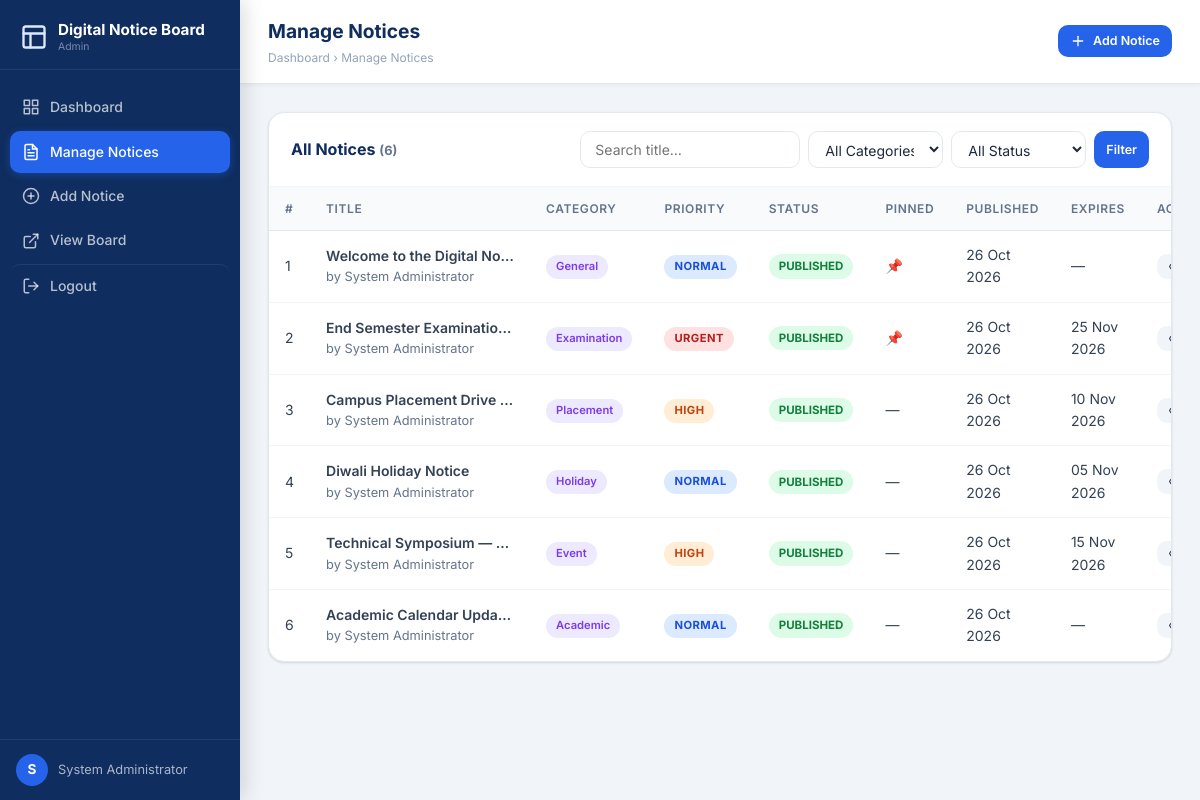
Page /admin/manage-notices.php (signed in) on the committed database.
### tables this page shows
CREATE TABLE IF NOT EXISTS `notices` (
    `id`              INT          NOT NULL AUTO_INCREMENT,
    `title`           VARCHAR(300) NOT NULL,
    `description`     TEXT         NOT NULL,
    `category`        ENUM('general','examination','academic','holiday','placement','event')
                                   NOT NULL DEFAULT 'general',
    `priority`        ENUM('low','normal','high','urgent')
                                   NOT NULL DEFAULT 'normal',
    `attachment_path` VARCHAR(500) NULL     DEFAULT NULL,
    `is_pinned`       TINYINT(1)   NOT NULL DEFAULT 0,
    `status`          ENUM('draft','published','archived')
                                   NOT NULL DEFAULT 'draft',
    `published_at`    DATETIME     NULL     DEFAULT NULL,
    `expires_at`      DATETIME     NULL     DEFAULT NULL,
    `created_by`      INT          NOT NULL,
    `created_at`      TIMESTAMP    NOT NULL DEFAULT CURRENT_TIMESTAMP,
    `updated_at`      TIMESTAMP    NOT NULL DEFAULT CURRENT_TIMESTAMP ON UPDATE CURRENT_TIMESTAMP,
    PRIMARY KEY (`id`),
    KEY `idx_notices_status`   (`status`),
    KEY `idx_notices_category` (`category`),
    KEY `idx_notices_priority` (`priority`),
    KEY `idx_notices_published`(`published_at`),
    KEY `idx_notices_pinned`   (`is_pinned`),
    CONSTRAINT `fk_notices_admin`
        FOREIGN KEY (`created_by`) REFERENCES `admins` (`id`)
        ON DELETE RESTRICT ON UPDATE CASCADE
);

### includes/functions.php (called while the page is built, shortened)
<?php
function e(string $str): string {
    return htmlspecialchars($str, ENT_QUOTES, 'UTF-8');
}
function priorityClass(string $priority): string {
    return match($priority) {
        'urgent' => 'badge-urgent',
        'high'   => 'badge-high',
        'normal' => 'badge-normal',
        'low'    => 'badge-low',
        default  => 'badge-normal',
    };
}
function categoryLabel(string $category): string {
    return match($category) {
        'general'     => 'General',
        'examination' => 'Examination',
        'academic'    => 'Academic',
        'holiday'     => 'Holiday',
        'placement'   => 'Placement',
        'event'       => 'Event',
        default       => ucfirst($category),
    };
}
function formatDateOnly(?string $date): string {
    return date('d M Y', strtotime($date));
}
function isExpired(?string $expires_at): bool {
    if (!$expires_at) return false;
    return strtotime($expires_at) < time();
}

### admin/manage-notices.php (the view, shortened to what this page needs)
<?php
require_once __DIR__ . '/../includes/functions.php';
$pdo = getPDO();
$search   = trim($_GET['search']   ?? '');
$page     = max(1, (int) ($_GET['page'] ?? 1));
$perPage  = 15;
$offset   = ($page - 1) * $perPage;
$where  = ['1=1'];
$params = [];
$whereSQL = 'WHERE ' . implode(' AND ', $where);
$countSQL = "SELECT COUNT(*) FROM notices $whereSQL";
$stmt     = $pdo->prepare($countSQL);
$stmt->execute($params);
$total    = (int) $stmt->fetchColumn();
$sql  = "SELECT n.*, a.name AS author_name FROM notices n LEFT JOIN admins a ON n.created_by = a.id $whereSQL ORDER BY n.created_at DESC LIMIT :limit OFFSET :offset";
$stmt = $pdo->prepare($sql);
$stmt->bindValue(':limit',  $perPage, PDO::PARAM_INT);
$stmt->bindValue(':offset', $offset,  PDO::PARAM_INT);
$stmt->execute();
$notices = $stmt->fetchAll();
require_once __DIR__ . '/../includes/header.php';
?>
<div class="admin-topbar">
  <div>
    <h1>Manage Notices</h1>
    <div class="breadcrumb"><a href="/digital-notice-board/admin/dashboard.php">Dashboard</a> › Manage Notices</div>
  </div>
  <a href="/digital-notice-board/admin/add-notice.php" class="btn btn-primary btn-sm">
    <svg width="16" height="16" viewBox="0 0 24 24" fill="none" stroke="currentColor" stroke-width="2" stroke-linecap="round" stroke-linejoin="round"><line x1="12" y1="5" x2="12" y2="19"/><line x1="5" y1="12" x2="19" y2="12"/></svg>
    Add Notice
  </a>
</div>
<div class="admin-main">
  <div class="table-card">
    <div class="table-header">
      <h3>All Notices <span class="text-muted text-small">(<?= $total ?>)</span></h3>
      <form method="GET" action="" class="admin-search">
        <input type="text" name="search" placeholder="Search title…" value="<?= e($search) ?>" id="searchInput">
        <select name="category" class="form-control" style="max-width:150px">
          <option value="">All Categories</option>
        </select>
        <select name="status" class="form-control" style="max-width:140px">
          <option value="">All Status</option>
        </select>
        <button type="submit" class="btn btn-primary btn-sm">Filter</button>
      </form>
    </div>
    <?php if (empty($notices)): ?>
      <div class="empty-state" style="padding:48px">
        <svg viewBox="0 0 24 24" fill="none" stroke="currentColor" stroke-width="1.5"><path d="M14 2H6a2 2 0 0 0-2 2v16a2 2 0 0 0 2 2h12a2 2 0 0 0 2-2V8z"/><polyline points="14 2 14 8 20 8"/></svg>
        <h3>No notices found</h3>
        <p>Try clearing the filters or create a new notice.</p>
      </div>
    <?php else: ?>
    <div style="overflow-x:auto">
    <table class="admin-table">
      <thead>
        <tr>
          <th>#</th>
          <th>Title</th>
          <th>Category</th>
          <th>Priority</th>
          <th>Status</th>
          <th>Pinned</th>
          <th>Published</th>
          <th>Expires</th>
          <th>Actions</th>
        </tr>
      </thead>
      <tbody>
        <?php foreach ($notices as $n): ?>
        <tr>
          <td class="text-muted text-small"><?= (int)$n['id'] ?></td>
          <td style="max-width:220px">
            <div style="font-weight:600;white-space:nowrap;overflow:hidden;text-overflow:ellipsis"><?= e($n['title']) ?></div>
            <div class="text-muted text-small">by <?= e($n['author_name'] ?? '—') ?></div>
          </td>
          <td><span class="badge-cat"><?= e(categoryLabel($n['category'])) ?></span></td>
          <td><span class="badge <?= priorityClass($n['priority']) ?>"><?= e(ucfirst($n['priority'])) ?></span></td>
          <td>
            <?php
            $exp = isExpired($n['expires_at']);
            if ($exp && $n['status'] === 'published') {
                echo '<span class="status-badge status-expired">Expired</span>';
            } else {
                echo '<span class="status-badge status-' . $n['status'] . '">' . ucfirst($n['status']) . '</span>';
            }
            ?>
          </td>
          <td><?= $n['is_pinned'] ? '<span title="Pinned">📌</span>' : '—' ?></td>
          <td class="text-small text-muted"><?= formatDateOnly($n['published_at']) ?></td>
          <td class="text-small text-muted <?= isExpired($n['expires_at']) ? 'text-danger' : '' ?>">
            <?= $n['expires_at'] ? formatDateOnly($n['expires_at']) : '—' ?>
          </td>
          <td>
            <div class="td-actions">
              <a href="/digital-notice-board/notice.php?id=<?= (int)$n['id'] ?>" target="_blank" class="btn btn-sm btn-secondary" title="View">
                <svg width="13" height="13" viewBox="0 0 24 24" fill="none" stroke="currentColor" stroke-width="2" stroke-linecap="round" stroke-linejoin="round"><path d="M1 12s4-8 11-8 11 8 11 8-4 8-11 8-11-8-11-8z"/><circle cx="12" cy="12" r="3"/></svg>
              </a>
            </div>
          </td>
        </tr>
        <?php endforeach; ?>
      </tbody>
    </table>
    </div>
    <?php endif; ?>
  </div>
</div>
<?php require_once __DIR__ . '/../includes/footer.php'; ?>

### rows in the picture
notices: id "1", title "Welcome to the Digital No…", created_by.name "System Administrator", category "General", priority "NORMAL", status "PUBLISHED", published_at "26 Oct 2026"
notices: id "2", title "End Semester Examinatio…", created_by.name "System Administrator", category "Examination", priority "URGENT", status "PUBLISHED", published_at "26 Oct 2026", expires_at "25 Nov 2026"
notices: id "3", title "Campus Placement Drive…", created_by.name "System Administrator", category "Placement", priority "HIGH", status "PUBLISHED", published_at "26 Oct 2026", expires_at "10 Nov 2026"
notices: id "4", title "Diwali Holiday Notice", created_by.name "System Administrator", category "Holiday", priority "NORMAL", status "PUBLISHED", published_at "26 Oct 2026", expires_at "05 Nov 2026"
notices: id "5", title "Technical Symposium —…", created_by.name "System Administrator", category "Event", priority "HIGH", status "PUBLISHED", published_at "26 Oct 2026", expires_at "15 Nov 2026"
notices: id "6", title "Academic Calendar Upda…", created_by.name "System Administrator", category "Academic", priority "NORMAL", status "PUBLISHED", published_at "26 Oct 2026"

### other values in the picture
APP_NAME "Digital Notice Board"
substr($_SESSION['admin_name'] ?? 'A', 0, 1) "S"
adminName() "System Administrator"
$total "6"
